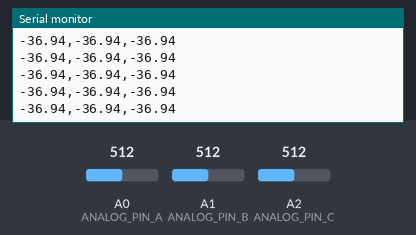
A sketch run on a simulated Arduino Uno, built with avr-gcc and run on an emulated ATmega328P. Shown: the last lines printed to the serial monitor. The test bench sets the inputs (shaded band); at power-on: A0 (ANALOG_PIN_A) = 512, A1 (ANALOG_PIN_B) = 512, A2 (ANALOG_PIN_C) = 512.

Above: at 1.2 s.
1.3 s: A0 (ANALOG_PIN_A) set to 716
At 2.3 s:
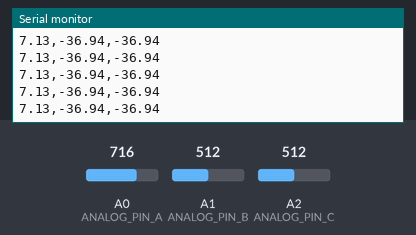
2.8 s: A1 (ANALOG_PIN_B) set to 716
4.3 s: A2 (ANALOG_PIN_C) set to 716
At 4.3 s:
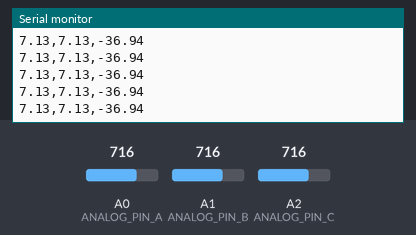
5.8 s: A0 (ANALOG_PIN_A) set to 900
At 7.2 s:
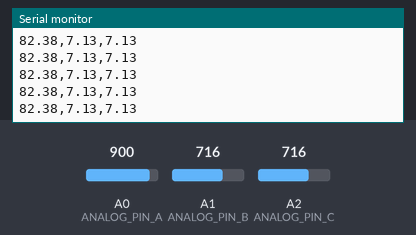
7.3 s: A1 (ANALOG_PIN_B) set to 900
At 8.6 s:
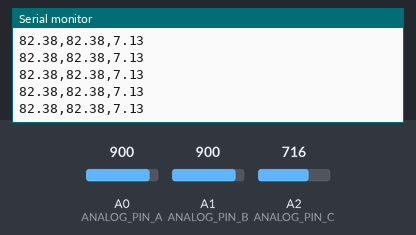
8.8 s: A2 (ANALOG_PIN_C) set to 734
At 10.2 s:
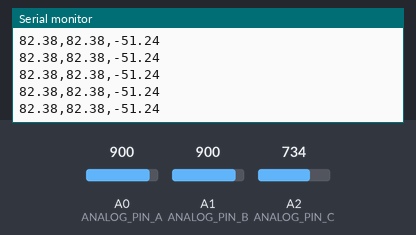
Timing chart, 0 to 11.3 s (numbered marks = the images above; inputs shaded):
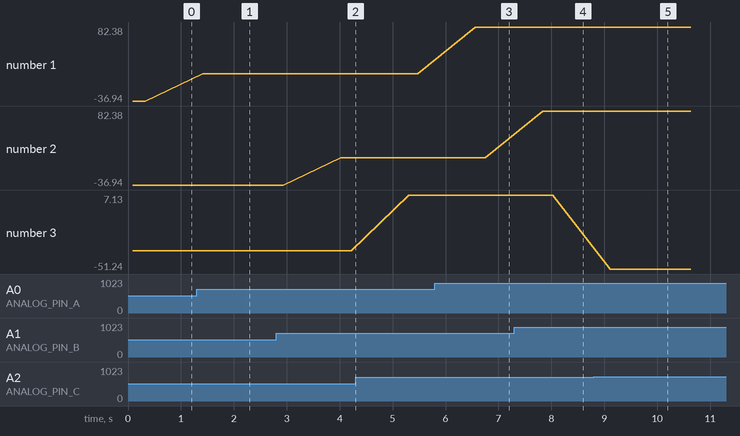

The sketch:

Arduino_code_Power_project.ino
```cpp
#include <math.h>

#define WINDOW_SIZE 128
int numSamples = WINDOW_SIZE;
float piValue = 3.14159265358979323846;

long double phaseA_values[WINDOW_SIZE];
long double phaseB_values[WINDOW_SIZE];
long double phaseC_values[WINDOW_SIZE];

float X_real_A, X_imaginary_A, magnitude_A, angle_A;
float X_real_B, X_imaginary_B, magnitude_B, angle_B;
float X_real_C, X_imaginary_C, magnitude_C, angle_C;

const int ANALOG_PIN_A = A0;  // Analog pin for Phase A
const int ANALOG_PIN_B = A1;  // Analog pin for Phase B
const int ANALOG_PIN_C = A2;  // Analog pin for Phase C

void setup() {
  Serial.begin(115200);
  // Set analog reference to DEFAULT (5V)
  analogReference(DEFAULT);
}

void loop() {
  calculatePhasors();
  plotPhasors();

  delay(1000); // Delay for 1 second before the next iteration
}

void calculatePhasors() {
  for (int i = 0; i < numSamples; i++) {
    phaseA_values[i] = analogRead(ANALOG_PIN_A); // Phase A
    phaseB_values[i] = analogRead(ANALOG_PIN_B); // Phase B
    phaseC_values[i] = analogRead(ANALOG_PIN_C); // Phase C
  }

  X_real_A = X_imaginary_A = X_real_B = X_imaginary_B = X_real_C = X_imaginary_C = 0;

  for (int n = 0; n < numSamples; n++) {
    X_real_A += phaseA_values[n] * cos((2 * piValue * n) / numSamples);
    X_imaginary_A += phaseA_values[n] * sin((2 * piValue * n) / numSamples);

    X_real_B += phaseB_values[n] * cos((2 * piValue * n) / numSamples);
    X_imaginary_B += phaseB_values[n] * sin((2 * piValue * n) / numSamples);

    X_real_C += phaseC_values[n] * cos((2 * piValue * n) / numSamples);
    X_imaginary_C += phaseC_values[n] * sin((2 * piValue * n) / numSamples);
  }

  magnitude_A = sqrt(X_real_A * X_real_A + X_imaginary_A * X_imaginary_A);
  magnitude_B = sqrt(X_real_B * X_real_B + X_imaginary_B * X_imaginary_B);
  magnitude_C = sqrt(X_real_C * X_real_C + X_imaginary_C * X_imaginary_C);

  angle_A = atan2(X_imaginary_A, X_real_A) * (180.0 / piValue);
  angle_B = atan2(X_imaginary_B, X_real_B) * (180.0 / piValue);
  angle_C = atan2(X_imaginary_C, X_real_C) * (180.0 / piValue);
}

void plotPhasors() {
  for (int i = 0; i < numSamples; i++) {
    double sample_A = magnitude_A * sin((2 * piValue * i) / numSamples + angle_A * (piValue / 180.0));
    double sample_B = magnitude_B * sin((2 * piValue * i) / numSamples + angle_B * (piValue / 180.0));
    double sample_C = magnitude_C * sin((2 * piValue * i) / numSamples + angle_C * (piValue / 180.0));

    Serial.print(angle_A);
    Serial.print(",");
    Serial.print(angle_B);
    Serial.print(",");
    Serial.println(angle_C);
  }
}
```

Measured:
- after the input at 1.3 s, the serial monitor: prints a new line after 0.12 s (image 1)
- after the input at 5.8 s, the serial monitor: prints a new line after 0.76 s (image 3)
- after the input at 7.3 s, the serial monitor: prints a new line after 0.53 s (image 4)
- after the input at 8.8 s, the serial monitor: prints a new line after 0.31 s (image 5)
- plotted number 1: -36.94 → 7.13 after the input at 1.3 s, 7.13 → 82.38 after the input at 5.8 s
- plotted number 3: 7.13 → -51.24 after the input at 8.8 s
